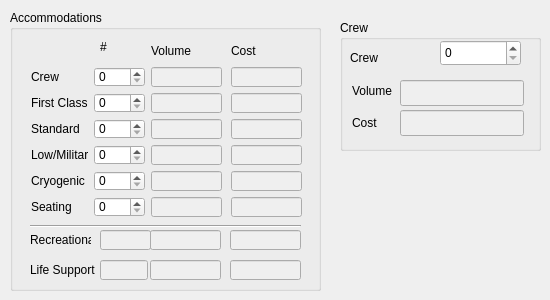
    <widget class="QWidget" name="facilities_tab" >
     <attribute name="title" >
      <string>Facilities</string>
     </attribute>
     <widget class="QGroupBox" name="groupBox_9" >
      <property name="geometry" >
       <rect>
        <x>10</x>
        <y>10</y>
        <width>311</width>
        <height>281</height>
       </rect>
      </property>
      <property name="title" >
       <string>Accommodations</string>
      </property>
      <widget class="QLineEdit" name="recreationalCostLineEdit" >
       <property name="enabled" >
        <bool>false</bool>
       </property>
       <property name="geometry" >
        <rect>
         <x>220</x>
         <y>220</y>
         <width>71</width>
         <height>20</height>
        </rect>
       </property>
       <property name="maximumSize" >
        <size>
         <width>71</width>
         <height>20</height>
        </size>
       </property>
       <property name="readOnly" >
        <bool>true</bool>
       </property>
      </widget>
      <widget class="QLabel" name="label_25" >
       <property name="geometry" >
        <rect>
         <x>20</x>
         <y>220</y>
         <width>61</width>
         <height>20</height>
        </rect>
       </property>
       <property name="text" >
        <string>Recreational</string>
       </property>
      </widget>
      <widget class="Line" name="line" >
       <property name="geometry" >
        <rect>
         <x>20</x>
         <y>206</y>
         <width>271</width>
         <height>20</height>
        </rect>
       </property>
       <property name="orientation" >
        <enum>Qt::Horizontal</enum>
       </property>
      </widget>
      <widget class="QLabel" name="label_26" >
       <property name="geometry" >
        <rect>
         <x>20</x>
         <y>250</y>
         <width>102</width>
         <height>20</height>
        </rect>
       </property>
       <property name="text" >
        <string>Life Support</string>
       </property>
      </widget>
      <widget class="QLineEdit" name="lifeSupportCostLineEdit" >
       <property name="enabled" >
        <bool>false</bool>
       </property>
       <property name="geometry" >
        <rect>
         <x>220</x>
         <y>250</y>
         <width>71</width>
         <height>20</height>
        </rect>
       </property>
       <property name="maximumSize" >
        <size>
         <width>71</width>
         <height>20</height>
        </size>
       </property>
       <property name="readOnly" >
        <bool>true</bool>
       </property>
      </widget>
      <widget class="QLineEdit" name="lifeSupportNumberLineEdit" >
       <property name="enabled" >
        <bool>false</bool>
       </property>
       <property name="geometry" >
        <rect>
         <x>90</x>
         <y>250</y>
         <width>48</width>
         <height>20</height>
        </rect>
       </property>
       <property name="maximumSize" >
        <size>
         <width>51</width>
         <height>20</height>
        </size>
       </property>
       <property name="readOnly" >
        <bool>true</bool>
       </property>
      </widget>
      <widget class="QLineEdit" name="recreationalNumberLineEdit" >
       <property name="enabled" >
        <bool>false</bool>
       </property>
       <property name="geometry" >
        <rect>
         <x>90</x>
         <y>220</y>
         <width>51</width>
         <height>20</height>
        </rect>
       </property>
       <property name="maximumSize" >
        <size>
         <width>51</width>
         <height>20</height>
        </size>
       </property>
       <property name="readOnly" >
        <bool>true</bool>
       </property>
      </widget>
      <widget class="QLabel" name="label_27" >
       <property name="geometry" >
        <rect>
         <x>90</x>
         <y>30</y>
         <width>46</width>
         <height>14</height>
        </rect>
       </property>
       <property name="text" >
        <string>#</string>
       </property>
      </widget>
      <widget class="QSpinBox" name="accommodationFirstSpinBox" >
       <property name="geometry" >
        <rect>
         <x>84</x>
         <y>83</y>
         <width>51</width>
         <height>20</height>
        </rect>
       </property>
       <property name="maximum" >
        <number>10000</number>
       </property>
      </widget>
      <widget class="QLabel" name="label_17" >
       <property name="geometry" >
        <rect>
         <x>21</x>
         <y>57</y>
         <width>57</width>
         <height>20</height>
        </rect>
       </property>
       <property name="text" >
        <string>Crew</string>
       </property>
      </widget>
      <widget class="QSpinBox" name="accommodationCrewSpinBox" >
       <property name="geometry" >
        <rect>
         <x>84</x>
         <y>57</y>
         <width>51</width>
         <height>20</height>
        </rect>
       </property>
       <property name="maximum" >
        <number>10000</number>
       </property>
      </widget>
      <widget class="QLineEdit" name="accommodationsCrewCostLineEdit" >
       <property name="enabled" >
        <bool>false</bool>
       </property>
       <property name="geometry" >
        <rect>
         <x>221</x>
         <y>57</y>
         <width>71</width>
         <height>20</height>
        </rect>
       </property>
       <property name="maximumSize" >
        <size>
         <width>71</width>
         <height>20</height>
        </size>
       </property>
       <property name="readOnly" >
        <bool>true</bool>
       </property>
      </widget>
      <widget class="QLabel" name="label_18" >
       <property name="geometry" >
        <rect>
         <x>21</x>
         <y>83</y>
         <width>57</width>
         <height>20</height>
        </rect>
       </property>
       <property name="text" >
        <string>First Class</string>
       </property>
      </widget>
      <widget class="QLineEdit" name="accommodationsFirstCostLineEdit" >
       <property name="enabled" >
        <bool>false</bool>
       </property>
       <property name="geometry" >
        <rect>
         <x>221</x>
         <y>83</y>
         <width>71</width>
         <height>20</height>
        </rect>
       </property>
       <property name="maximumSize" >
        <size>
         <width>71</width>
         <height>20</height>
        </size>
       </property>
       <property name="readOnly" >
        <bool>true</bool>
       </property>
      </widget>
      <widget class="QLabel" name="label_19" >
       <property name="geometry" >
        <rect>
         <x>21</x>
         <y>109</y>
         <width>57</width>
         <height>20</height>
        </rect>
       </property>
       <property name="text" >
        <string>Standard</string>
       </property>
      </widget>
      <widget class="QSpinBox" name="accommodationStandardSpinBox" >
       <property name="geometry" >
        <rect>
         <x>84</x>
         <y>109</y>
         <width>51</width>
         <height>20</height>
        </rect>
       </property>
       <property name="maximum" >
        <number>10000</number>
       </property>
      </widget>
      <widget class="QLineEdit" name="accommodationsStandardCostLineEdit" >
       <property name="enabled" >
        <bool>false</bool>
       </property>
       <property name="geometry" >
        <rect>
         <x>221</x>
         <y>109</y>
         <width>71</width>
         <height>20</height>
        </rect>
       </property>
       <property name="maximumSize" >
        <size>
         <width>71</width>
         <height>20</height>
        </size>
       </property>
       <property name="readOnly" >
        <bool>true</bool>
       </property>
      </widget>
      <widget class="QLabel" name="label_20" >
       <property name="geometry" >
        <rect>
         <x>21</x>
         <y>135</y>
         <width>57</width>
         <height>20</height>
        </rect>
       </property>
       <property name="text" >
        <string>Low/Military</string>
       </property>
      </widget>
      <widget class="QSpinBox" name="accommodationLowSpinBox" >
       <property name="geometry" >
        <rect>
         <x>84</x>
         <y>135</y>
         <width>51</width>
         <height>20</height>
        </rect>
       </property>
       <property name="maximum" >
        <number>10000</number>
       </property>
      </widget>
      <widget class="QLineEdit" name="accommodationsLowCostLineEdit" >
       <property name="enabled" >
        <bool>false</bool>
       </property>
       <property name="geometry" >
        <rect>
         <x>221</x>
         <y>135</y>
         <width>71</width>
         <height>20</height>
        </rect>
       </property>
       <property name="maximumSize" >
        <size>
         <width>71</width>
         <height>20</height>
        </size>
       </property>
       <property name="readOnly" >
        <bool>true</bool>
       </property>
      </widget>
      <widget class="QLabel" name="label_21" >
       <property name="geometry" >
        <rect>
         <x>21</x>
         <y>161</y>
         <width>57</width>
         <height>20</height>
        </rect>
       </property>
       <property name="text" >
        <string>Cryogenic</string>
       </property>
      </widget>
      <widget class="QSpinBox" name="accommodationCryogenicSpinBox" >
       <property name="geometry" >
        <rect>
         <x>84</x>
         <y>161</y>
         <width>51</width>
         <height>20</height>
        </rect>
       </property>
       <property name="maximum" >
        <number>10000</number>
       </property>
      </widget>
      <widget class="QLineEdit" name="accommodationsCryogenicCostLineEdit" >
       <property name="enabled" >
        <bool>false</bool>
       </property>
       <property name="geometry" >
        <rect>
         <x>221</x>
         <y>161</y>
         <width>71</width>
         <height>20</height>
        </rect>
       </property>
       <property name="maximumSize" >
        <size>
         <width>71</width>
         <height>20</height>
        </size>
       </property>
       <property name="readOnly" >
        <bool>true</bool>
       </property>
      </widget>
      <widget class="QLabel" name="label_24" >
       <property name="geometry" >
        <rect>
         <x>21</x>
         <y>187</y>
         <width>57</width>
         <height>20</height>
        </rect>
       </property>
       <property name="text" >
        <string>Seating</string>
       </property>
      </widget>
      <widget class="QLabel" name="label_22" >
       <property name="geometry" >
        <rect>
         <x>221</x>
         <y>31</y>
         <width>71</width>
         <height>20</height>
        </rect>
       </property>
       <property name="text" >
        <string>Cost</string>
       </property>
      </widget>
      <widget class="QLineEdit" name="accommodationsSeatingCostLineEdit" >
       <property name="enabled" >
        <bool>false</bool>
       </property>
       <property name="geometry" >
        <rect>
         <x>221</x>
         <y>187</y>
         <width>71</width>
         <height>20</height>
        </rect>
       </property>
       <property name="maximumSize" >
        <size>
         <width>71</width>
         <height>20</height>
        </size>
       </property>
       <property name="readOnly" >
        <bool>true</bool>
       </property>
      </widget>
      <widget class="QSpinBox" name="accommodationSeatingSpinBox" >
       <property name="geometry" >
        <rect>
         <x>84</x>
         <y>187</y>
         <width>51</width>
         <height>20</height>
        </rect>
       </property>
       <property name="maximum" >
        <number>10000</number>
       </property>
      </widget>
      <widget class="QLineEdit" name="recreationalVolumeLineEdit" >
       <property name="enabled" >
        <bool>false</bool>
       </property>
       <property name="geometry" >
        <rect>
         <x>140</x>
         <y>220</y>
         <width>71</width>
         <height>20</height>
        </rect>
       </property>
       <property name="maximumSize" >
        <size>
         <width>71</width>
         <height>20</height>
        </size>
       </property>
       <property name="readOnly" >
        <bool>true</bool>
       </property>
      </widget>
      <widget class="QLabel" name="label_23" >
       <property name="geometry" >
        <rect>
         <x>141</x>
         <y>31</y>
         <width>71</width>
         <height>20</height>
        </rect>
       </property>
       <property name="text" >
        <string>Volume</string>
       </property>
      </widget>
      <widget class="QLineEdit" name="lifeSupportVolumeLineEdit" >
       <property name="enabled" >
        <bool>false</bool>
       </property>
       <property name="geometry" >
        <rect>
         <x>140</x>
         <y>250</y>
         <width>71</width>
         <height>20</height>
        </rect>
       </property>
       <property name="maximumSize" >
        <size>
         <width>71</width>
         <height>20</height>
        </size>
       </property>
       <property name="readOnly" >
        <bool>true</bool>
       </property>
      </widget>
      <widget class="QLineEdit" name="accommodationsLowVolumeLineEdit" >
       <property name="enabled" >
        <bool>false</bool>
       </property>
       <property name="geometry" >
        <rect>
         <x>141</x>
         <y>135</y>
         <width>71</width>
         <height>20</height>
        </rect>
       </property>
       <property name="maximumSize" >
        <size>
         <width>71</width>
         <height>20</height>
        </size>
       </property>
       <property name="readOnly" >
        <bool>true</bool>
       </property>
      </widget>
      <widget class="QLineEdit" name="accommodationsStandardVolumeLineEdit" >
       <property name="enabled" >
        <bool>false</bool>
       </property>
       <property name="geometry" >
        <rect>
         <x>141</x>
         <y>109</y>
         <width>71</width>
         <height>20</height>
        </rect>
       </property>
       <property name="maximumSize" >
        <size>
         <width>71</width>
         <height>20</height>
        </size>
       </property>
       <property name="readOnly" >
        <bool>true</bool>
       </property>
      </widget>
      <widget class="QLineEdit" name="accommodationsSeatingVolumeLineEdit" >
       <property name="enabled" >
        <bool>false</bool>
       </property>
       <property name="geometry" >
        <rect>
         <x>141</x>
         <y>187</y>
         <width>71</width>
         <height>20</height>
        </rect>
       </property>
       <property name="maximumSize" >
        <size>
         <width>71</width>
         <height>20</height>
        </size>
       </property>
       <property name="readOnly" >
        <bool>true</bool>
       </property>
      </widget>
      <widget class="QLineEdit" name="accommodationsCrewVolumeLineEdit" >
       <property name="enabled" >
        <bool>false</bool>
       </property>
       <property name="geometry" >
        <rect>
         <x>141</x>
         <y>57</y>
         <width>71</width>
         <height>20</height>
        </rect>
       </property>
       <property name="maximumSize" >
        <size>
         <width>71</width>
         <height>20</height>
        </size>
       </property>
       <property name="readOnly" >
        <bool>true</bool>
       </property>
      </widget>
      <widget class="QLineEdit" name="accommodationsFirstVolumeLineEdit" >
       <property name="enabled" >
        <bool>false</bool>
       </property>
       <property name="geometry" >
        <rect>
         <x>141</x>
         <y>83</y>
         <width>71</width>
         <height>20</height>
        </rect>
       </property>
       <property name="maximumSize" >
        <size>
         <width>71</width>
         <height>20</height>
        </size>
       </property>
       <property name="readOnly" >
        <bool>true</bool>
       </property>
      </widget>
      <widget class="QLineEdit" name="accommodationsCryogenicVolumeLineEdit" >
       <property name="enabled" >
        <bool>false</bool>
       </property>
       <property name="geometry" >
        <rect>
         <x>141</x>
         <y>161</y>
         <width>71</width>
         <height>20</height>
        </rect>
       </property>
       <property name="maximumSize" >
        <size>
         <width>71</width>
         <height>20</height>
        </size>
       </property>
       <property name="readOnly" >
        <bool>true</bool>
       </property>
      </widget>
     </widget>
     <widget class="QGroupBox" name="groupBox_16" >
      <property name="geometry" >
       <rect>
        <x>340</x>
        <y>20</y>
        <width>201</width>
        <height>131</height>
       </rect>
      </property>
      <property name="title" >
       <string>Crew</string>
      </property>
      <widget class="QLineEdit" name="controlAreasVolumeLineEdit" >
       <property name="enabled" >
        <bool>false</bool>
       </property>
       <property name="geometry" >
        <rect>
         <x>60</x>
         <y>60</y>
         <width>124</width>
         <height>26</height>
        </rect>
       </property>
       <property name="toolTip" >
        <string/>
       </property>
       <property name="readOnly" >
        <bool>true</bool>
       </property>
      </widget>
      <widget class="QLabel" name="label_43" >
       <property name="geometry" >
        <rect>
         <x>12</x>
         <y>90</y>
         <width>42</width>
         <height>26</height>
        </rect>
       </property>
       <property name="text" >
        <string>Cost</string>
       </property>
      </widget>
      <widget class="QLineEdit" name="controlAreasCostLineEdit" >
       <property name="enabled" >
        <bool>false</bool>
       </property>
       <property name="geometry" >
        <rect>
         <x>60</x>
         <y>90</y>
         <width>124</width>
         <height>26</height>
        </rect>
       </property>
       <property name="readOnly" >
        <bool>true</bool>
       </property>
      </widget>
      <widget class="QLabel" name="label_44" >
       <property name="geometry" >
        <rect>
         <x>12</x>
         <y>58</y>
         <width>42</width>
         <height>26</height>
        </rect>
       </property>
       <property name="text" >
        <string>Volume</string>
       </property>
      </widget>
      <widget class="QLabel" name="label_3" >
       <property name="geometry" >
        <rect>
         <x>10</x>
         <y>30</y>
         <width>54</width>
         <height>16</height>
        </rect>
       </property>
       <property name="text" >
        <string>Crew</string>
       </property>
      </widget>
      <widget class="QSpinBox" name="crewSpinBox" >
       <property name="geometry" >
        <rect>
         <x>100</x>
         <y>20</y>
         <width>81</width>
         <height>26</height>
        </rect>
       </property>
      </widget>
     </widget>
    </widget>
